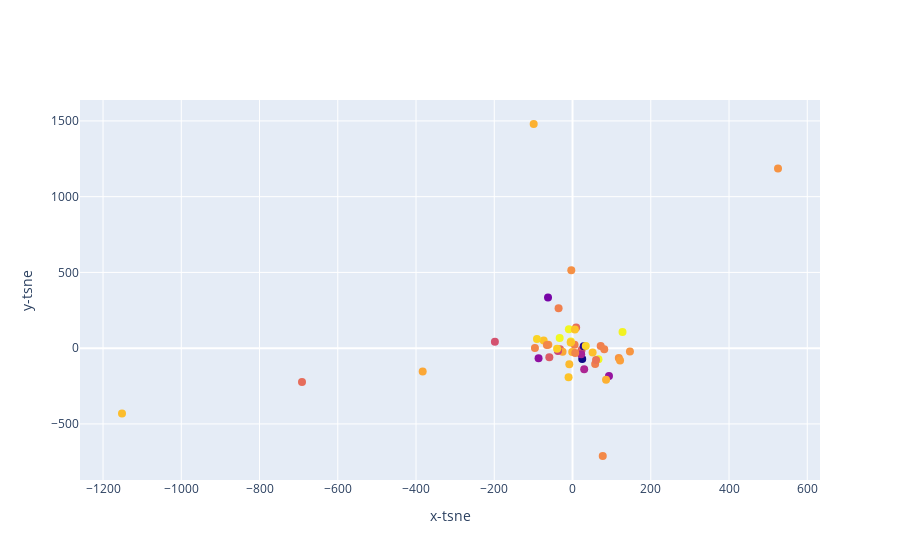

Notebook cell for this chart:
### Code cell
plot_pca_scaler("loudness",df)

### Figure 1 — Plotly figure (JSON) as saved in the notebook; plotly's stock layout.template omitted (floating-point values rounded to 4 significant figures)
{"data": [{"marker": {"color": [-6.049, -10.96, -4.368, -10.73, -5.56, -5.041, -7.359, -5.679, -2.652, -6.362, -2.749, -7.05, -4.218, -5.634, -5.065, -4.724, -7.513, -14.51, -6.112, -8.575, -14.08, -8.114, -6.401, -5.29, -11.71, -3.818, -2.729, -4.167, -6.257, -10.11, -3.714, -6.365, -2.853, -4.773, -6.349, -3.046, -7.665, -9.928, -4.156, -3.702, -4.197, -4.669, -7.058, -6.806, -6.181, -5.804, -4.271, -4.47, -5.714, -6.136], "size": 8}, "mode": "markers", "text": ["Shawn Mendes - SeÃ±orita", "Billie Eilish - bad guy", "Post Malone - Sunflower - Spider-Man: Into the Spider-Verse", "Ariana Grande - 7 rings", "Lil Nas X - Old Town Road - Remix", "Ed Sheeran - I Don't Care (with Justin Bieber)", "Post Malone - Wow.", "Lewis Capaldi - Someone You Loved", "Daddy Yankee - Con Calma", "Lady Gaga - Shallow", "Marshmello - Happier", "Halsey - Without Me", "Pedro CapÃ³ - Calma - Remix", "Ariana Grande - thank u, next", "Jonas Brothers - Sucker", "Ava Max - Sweet but Psycho", "Sam Smith - Dancing With A Stranger (with Normani)", "Billie Eilish - bury a friend", "Lil Nas X - Old Town Road", "Khalid - Talk (feat. Disclosure)", "Billie Eilish - when the party's over", "Ed Sheeran - Beautiful People (feat. Khalid)", "Tones And I - Dance Monkey", "Ariana Grande - break up with your girlfriend, i'm bored", "J. Cole - MIDDLE CHILD", "Post Malone - Goodbyes (Feat. Young Thug)", "Panic! At The Disco - High Hopes", "DJ Snake - Taki Taki (feat. Selena Gomez, Ozuna & Cardi B)", "Lil Tecca - Ransom", "Billie Eilish - lovely (with Khalid)", "Travis Scott - SICKO MODE", "Meek Mill - Going Bad (feat. Drake)", "Mabel - Don't Call Me Up", "Bad Bunny - Callaita", "Bad Bunny - MIA (feat. Drake)", "Lizzo - Truth Hurts", "benny blanco - Eastside (with Halsey & Khalid)", "Queen - Bohemian Rhapsody - 2011 Mix", "Anuel AA - Secreto", "Anuel AA - China", "Shawn Mendes - If I Can't Have You", "Sech - Otro Trago", "Lauv - i'm so tired...", "MEDUZA - Piece Of Your Heart", "Avicii - SOS (feat. Aloe Blacc)", "Post Malone - Better Now", "Lunay - Soltera - Remix", "Paulo Londra - Adan y Eva", "Alec Benjamin - Let Me Down Slowly", "Post Malone - rockstar (feat. 21 Savage)"], "type": "scatter", "x": [77.26, -86.81, -1152.0, 93.2, -61.87, -383.0, -31.92, 118.3, -32.85, 72.0, 66.29, 9.29, -73.76, 146.7, -25.5, -99.24, 23.16, 24.78, -65.5, -37.24, 28.6, -198.4, 57.86, 121.5, -62.63, -39.45, -9.326, 6.014, 81.05, 22.15, 33.87, 5.207, 127.8, 85.69, -35.6, -4.192, -59.25, 29.83, -4.643, -90.9, -10.12, -0.7743, -691.5, 60.19, 6.946, -3.127, 51.38, -8.194, 525.2, -96.08], "y": [-711.8, -66.35, -431.0, -183.4, 22.57, -153.2, -7.117, -65.64, 67.22, 14.41, -72.83, 136.6, 50.45, -22.09, -23.49, 1480.0, -12.1, -71.94, 21.55, -18.35, 13.02, 43.06, -105.2, -81.28, 334.4, -3.094, 124.8, 123.8, -7.176, -39.57, 14.08, 23.14, 107.5, -207.7, 263.4, 43.54, -59.26, -138.5, 37.47, 59.91, -192.1, -25.51, -223.2, -77.29, -31.34, 514.1, -27.79, -106.7, 1186.0, 0.3416]}], "layout": {"xaxis": {"title": {"text": "x-tsne"}}, "yaxis": {"title": {"text": "y-tsne"}}}}
